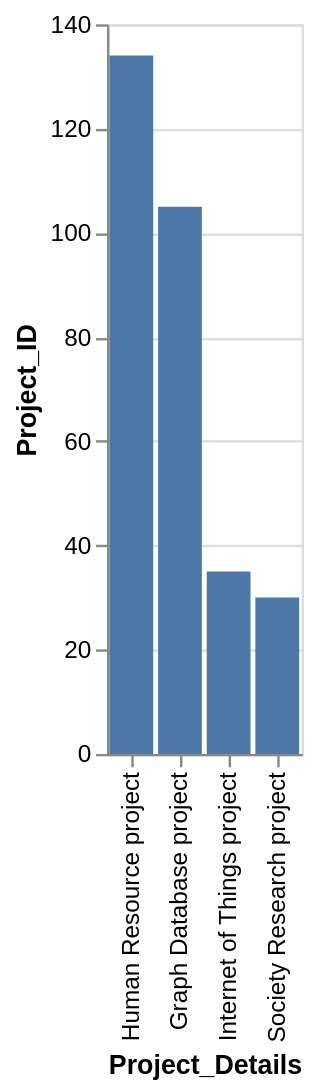

This figure's Vega-Lite source:
### Vega-Lite specification from a JSON file in a GitHub repository (floating-point values rounded to 4 significant figures)
{"data": {"values": [{"x_data": "Human Resource project", "y_data": 134}, {"x_data": "Graph Database project", "y_data": 105}, {"x_data": "Internet of Things project", "y_data": 35}, {"x_data": "Society Research project", "y_data": 30}]}, "mark": "bar", "encoding": {"x": {"field": "x_data", "type": "nominal", "title": "Project_Details", "sort": {"op": "sum", "field": "y_data", "order": "descending"}}, "y": {"field": "y_data", "type": "quantitative", "title": "Project_ID"}}}
